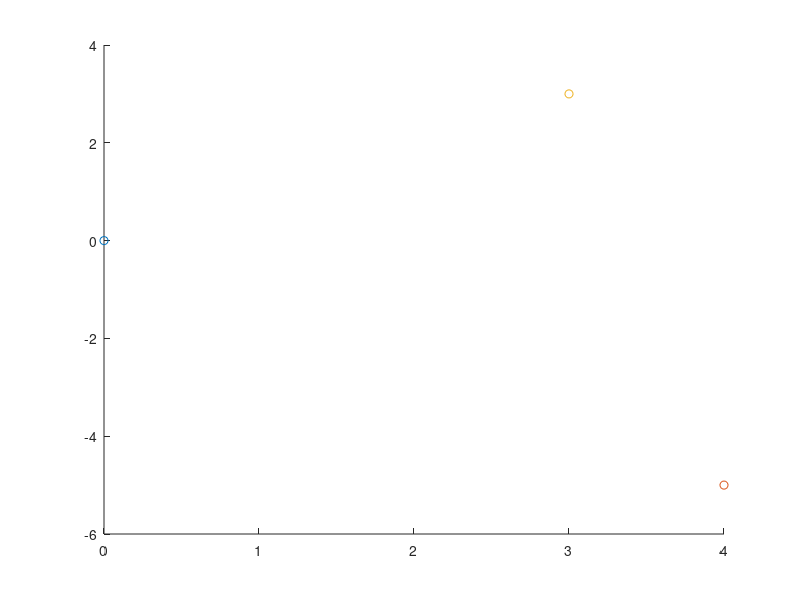

Source code (MATLAB):
close all
clear all
clc

A = [0 0];
% B = [-4 5];
B = [4 -5];
C = [3 3];

AB = B - A;
AC = C - A;
figure(1);
hold on;
plot(A(1),A(2),'o');
plot(B(1),B(2),'o');
plot(C(1),C(2),'o');


hold off;

angle = acos(dot(AB,AC) / (norm(AB)*norm(AC)))
